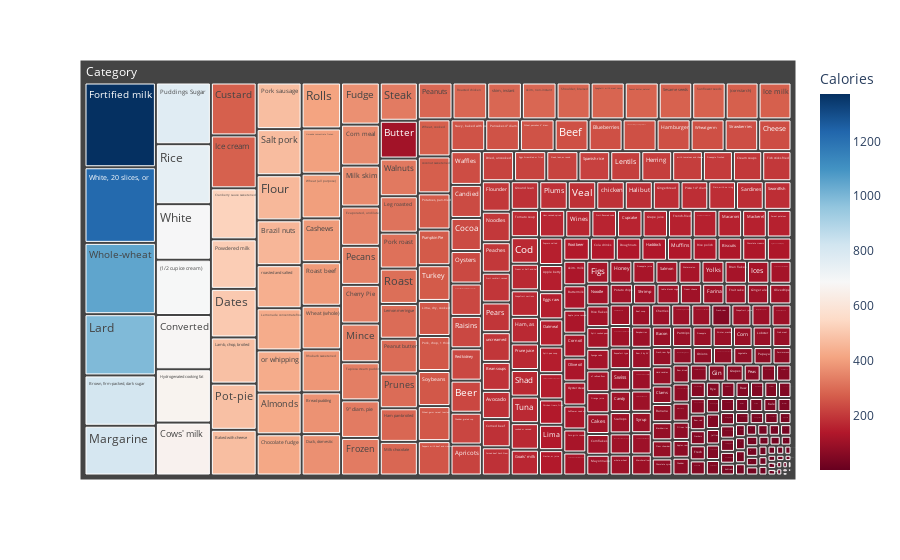

Notebook code for this chart:
### Code cell
## Plot the Treemap using the selected dataset
## Make sure to use the color and path parameters in .treemap() --> for food nutrients, calories details is shown for the food
fig = px.treemap(nutrients_df, values='Calories', color='Calories', 
                 color_continuous_scale='RdBu', 
                 path=[px.Constant('Category'), 'Food']
)
fig.data[0].hovertemplate = '%{label}<br>Calories info:%{value}' #for text label editing for hover
## For nutrients with zero value, they are replaced as blanks to avoid "Weights sum to zero, can't be normalized" error. 
fig.show()

### Figure 1 — Plotly figure (JSON) as saved in the notebook; plotly's stock layout.template omitted (floating-point values rounded to 4 significant figures; data arrays with more than 128 entries replaced by an {"elided": "..."} marker saying what was removed)
{"data": [{"branchvalues": "total", "customdata": {"elided": "330x1 float values"}, "domain": {"x": [0, 1], "y": [0, 1]}, "hovertemplate": "%{label}<br>Calories info:%{value}", "ids": {"elided": "330 str values"}, "labels": {"elided": "330 str values"}, "marker": {"coloraxis": "coloraxis", "colors": {"elided": "330 float values"}}, "name": "", "parents": {"elided": "330 str values"}, "type": "treemap", "values": {"elided": "330 int values"}}], "layout": {"coloraxis": {"colorbar": {"title": {"text": "Calories"}}, "colorscale": [[0, "rgb(103,0,31)"], [0.1, "rgb(178,24,43)"], [0.2, "rgb(214,96,77)"], [0.3, "rgb(244,165,130)"], [0.4, "rgb(253,219,199)"], [0.5, "rgb(247,247,247)"], [0.6, "rgb(209,229,240)"], [0.7, "rgb(146,197,222)"], [0.8, "rgb(67,147,195)"], [0.9, "rgb(33,102,172)"], [1, "rgb(5,48,97)"]]}, "legend": {"tracegroupgap": 0}, "margin": {"t": 60}}}
